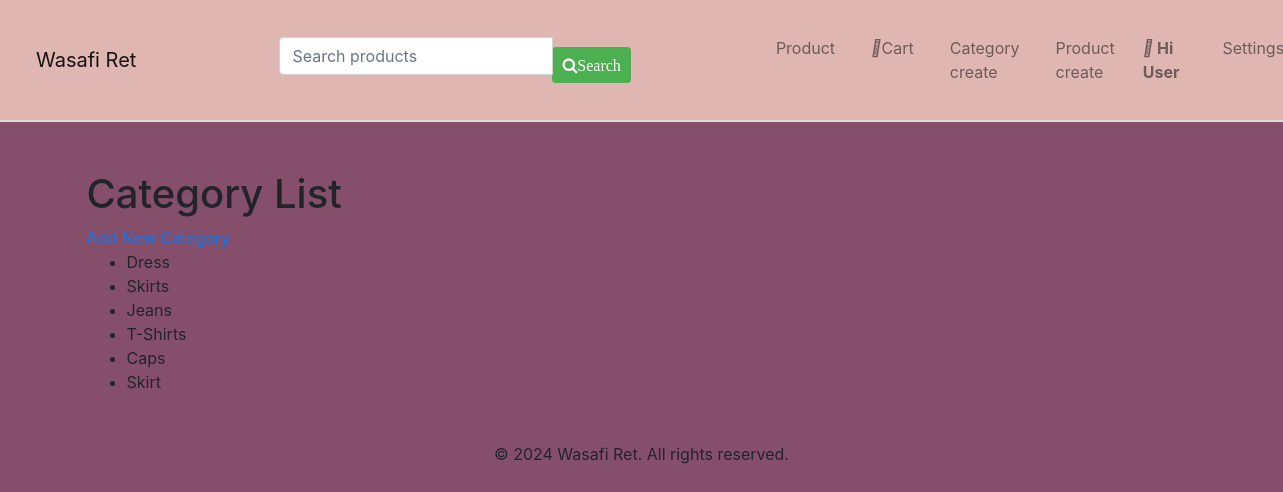
The page /category_list/ on the database as committed earlier.
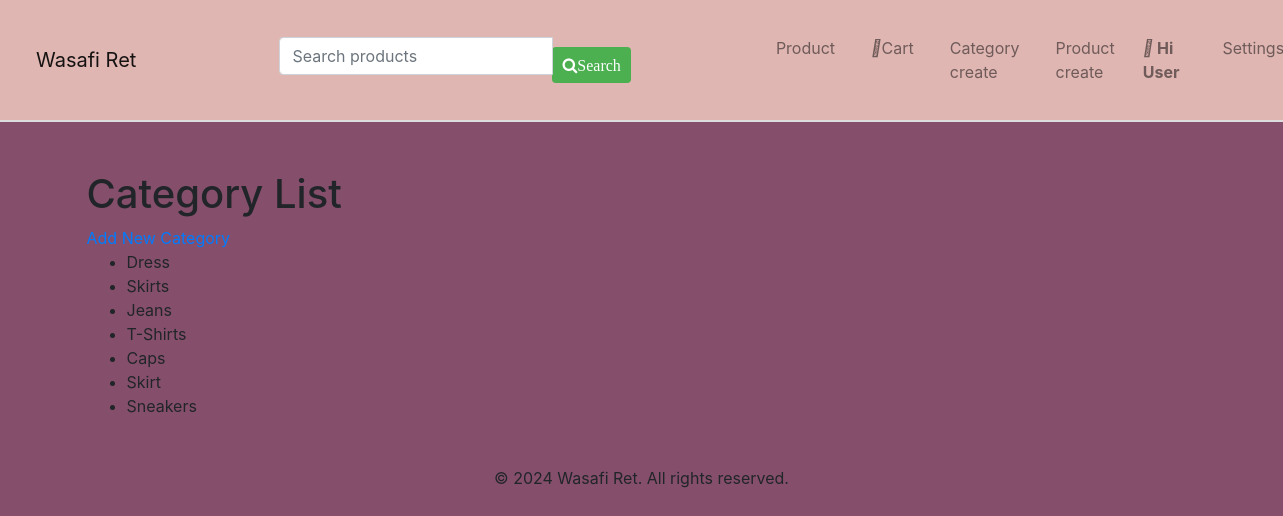
The same page on the database as committed later.
### WasafiRet/models.py (models this page shows, shortened)
class Category(models.Model):
    name=models.CharField(max_length=100)

### WasafiRet/views.py (the view)
# urls.py: path('category_list/',views.category_list,name='category_list'),
def category_list(request):
     categories=Category.objects.all()
     return render(request,'WasafiRet/category_list.html',{'categories':categories})

### WasafiRet/templates/WasafiRet/category_list.html (shortened to what this page needs)
{% extends 'WasafiRet/base.html' %} {% load static %}  {% block content %}
<h1>Category List</h1>
<a href="{% url 'category_create' %}">Add New Category</a>
<ul>
  {% for category in categories %}
  <li>{{ category.name }}</li>
  {% endfor %}
</ul>
{% endblock %}

Rows that differ between the two databases and show on the page:
added Category: name "Sneakers"
